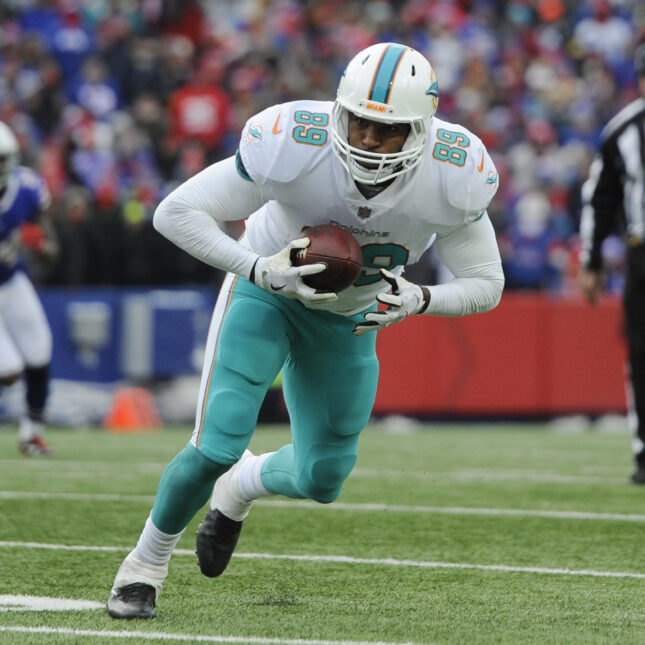
#> input picture python-2/images/img03.jpg, 645 x 645 px
$ python 02-weighted-mean.py
#> lines starting #> are read from the running program, lines starting #| are printed output that depends on the picture
import cv2
import numpy as np

def main():
    # Read the image from file
    image = cv2.imread('./images/img03.jpg', cv2.IMREAD_GRAYSCALE)
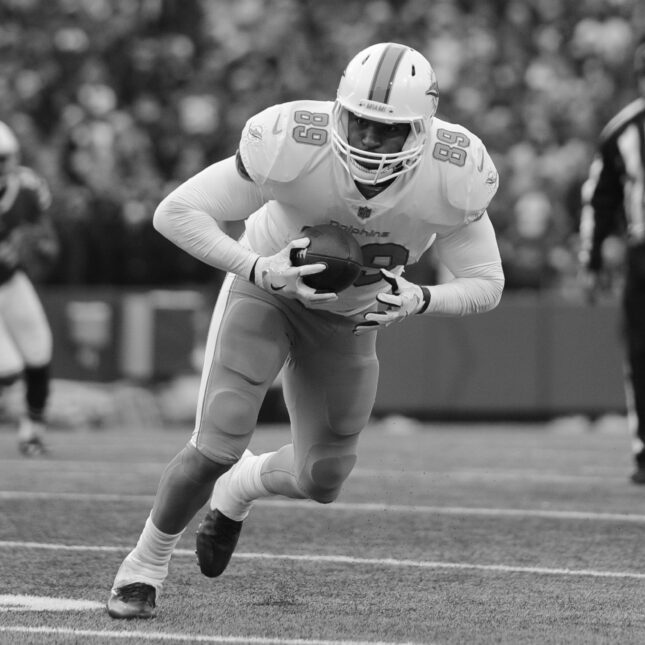
#> image: shape (645, 645); min 2, max 255, mean 115.4

    # Check if the image was successfully loaded
    if image is None:
        print("Error: Could not read the image.")
        return

    #kernel = np.ones((kernel_size, kernel_size), np.float32) / (kernel_size * kernel_size)
    kernel = np.array([
      [0.1, 0.2, 0.1],
      [0.1, 0.5, 0.1],
      [0.1, 0.2, 0.1]
    ], dtype=np.float32)

    kernel /= np.sum(kernel)

    smoothed_image = cv2.filter2D(image, -1, kernel)

    difference = cv2.absdiff(image, smoothed_image)
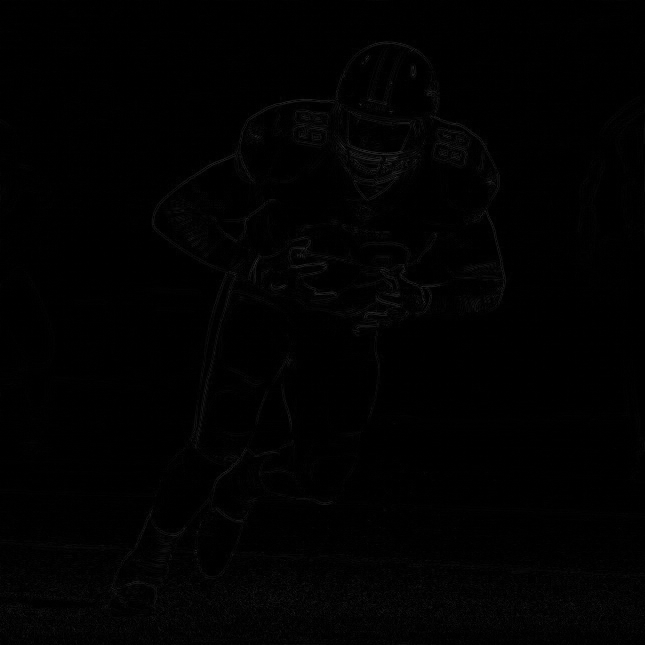
#> difference: shape (645, 645); min 0, max 50, mean 1.6

    # Display the image in a window
    cv2.imshow('Origial Image', image)
    cv2.imshow('Smoothed Image', smoothed_image)
    cv2.imshow('Difference Image', difference)

    while True:
        # Wait for a key press or window close event
        key = cv2.waitKey(1)
#> (key q is pressed here)

        # Check if the window is still open
        if cv2.getWindowProperty('Origial Image', cv2.WND_PROP_VISIBLE) < 1 or \
          cv2.getWindowProperty('Smoothed Image', cv2.WND_PROP_VISIBLE) < 1 or \
          cv2.getWindowProperty('Smoothed Image', cv2.WND_PROP_VISIBLE) < 1:
            break

        # Exit loop if 'q' key is pressed
        if key == ord('q'):
            break

    # Close all OpenCV windows
    cv2.destroyAllWindows()

if __name__ == "__main__":
    main()
